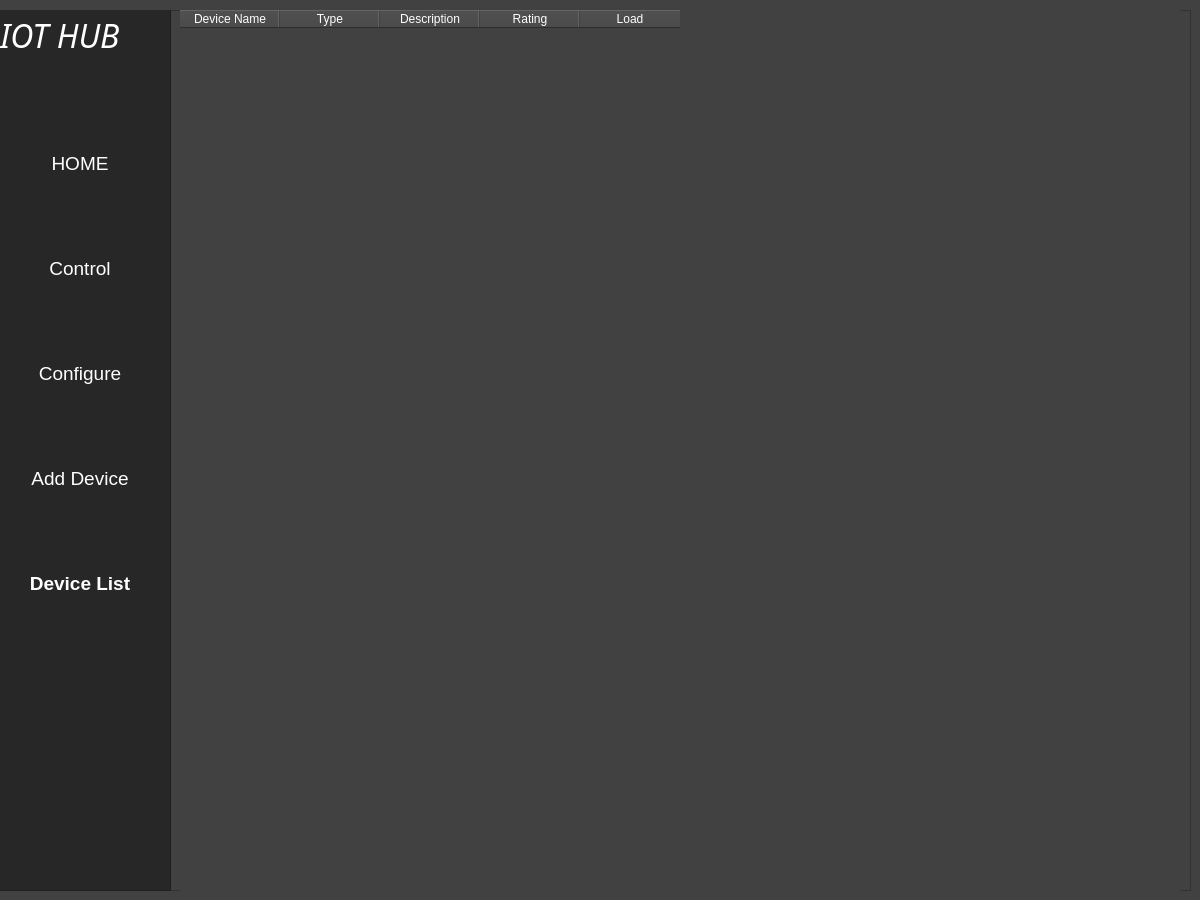
<?xml version="1.0" encoding="UTF-8"?>
<ui version="4.0">
 <class>MainWindow</class>
 <widget class="QMainWindow" name="MainWindow">
  <property name="geometry">
   <rect>
    <x>0</x>
    <y>0</y>
    <width>1200</width>
    <height>900</height>
   </rect>
  </property>
  <property name="windowTitle">
   <string>MainWindow</string>
  </property>
  <property name="styleSheet">
   <string notr="true">color: rgb(65, 65, 65);
background-color: rgb(65, 65, 65);</string>
  </property>
  <widget class="QWidget" name="MainWidget">
   <widget class="QFrame" name="frame">
    <property name="geometry">
     <rect>
      <x>0</x>
      <y>10</y>
      <width>1191</width>
      <height>881</height>
     </rect>
    </property>
    <property name="frameShape">
     <enum>QFrame::StyledPanel</enum>
    </property>
    <property name="frameShadow">
     <enum>QFrame::Raised</enum>
    </property>
    <widget class="QTableWidget" name="TableWidget">
     <property name="geometry">
      <rect>
       <x>180</x>
       <y>0</y>
       <width>1001</width>
       <height>901</height>
      </rect>
     </property>
     <property name="font">
      <font>
       <family>Mongolian Baiti</family>
       <pointsize>13</pointsize>
       <weight>50</weight>
       <italic>false</italic>
       <bold>false</bold>
      </font>
     </property>
     <property name="styleSheet">
      <string notr="true">color: rgb(255, 255, 255);
gridline-color: rgb(255, 255, 255);</string>
     </property>
     <property name="frameShape">
      <enum>QFrame::NoFrame</enum>
     </property>
     <property name="gridStyle">
      <enum>Qt::DashDotLine</enum>
     </property>
     <property name="sortingEnabled">
      <bool>true</bool>
     </property>
     <column>
      <property name="text">
       <string>Device Name</string>
      </property>
     </column>
     <column>
      <property name="text">
       <string>Type</string>
      </property>
     </column>
     <column>
      <property name="text">
       <string>Description</string>
      </property>
     </column>
     <column>
      <property name="text">
       <string>Rating</string>
      </property>
     </column>
     <column>
      <property name="text">
       <string>Load</string>
      </property>
     </column>
    </widget>
    <widget class="QFrame" name="frame_3">
     <property name="geometry">
      <rect>
       <x>-10</x>
       <y>-10</y>
       <width>181</width>
       <height>891</height>
      </rect>
     </property>
     <property name="styleSheet">
      <string notr="true">background-color: rgb(39, 39, 39);</string>
     </property>
     <property name="frameShape">
      <enum>QFrame::StyledPanel</enum>
     </property>
     <property name="frameShadow">
      <enum>QFrame::Raised</enum>
     </property>
     <widget class="QLabel" name="label_4">
      <property name="geometry">
       <rect>
        <x>10</x>
        <y>20</y>
        <width>151</width>
        <height>31</height>
       </rect>
      </property>
      <property name="font">
       <font>
        <family>Monotype Corsiva</family>
        <pointsize>24</pointsize>
        <weight>50</weight>
        <italic>true</italic>
        <bold>false</bold>
       </font>
      </property>
      <property name="styleSheet">
       <string notr="true">color: rgb(255, 255, 255);</string>
      </property>
      <property name="frameShadow">
       <enum>QFrame::Plain</enum>
      </property>
      <property name="text">
       <string>IOT HUB</string>
      </property>
     </widget>
     <widget class="QLabel" name="label_5">
      <property name="geometry">
       <rect>
        <x>30</x>
        <y>110</y>
        <width>121</width>
        <height>21</height>
       </rect>
      </property>
      <property name="font">
       <font>
        <pointsize>14</pointsize>
        <weight>75</weight>
        <bold>true</bold>
       </font>
      </property>
      <property name="styleSheet">
       <string notr="true">color: rgb(255, 255, 255);</string>
      </property>
      <property name="frameShadow">
       <enum>QFrame::Plain</enum>
      </property>
      <property name="text">
       <string/>
      </property>
     </widget>
     <widget class="QWidget" name="verticalLayoutWidget_2">
      <property name="geometry">
       <rect>
        <x>10</x>
        <y>80</y>
        <width>160</width>
        <height>591</height>
       </rect>
      </property>
      <layout class="QVBoxLayout" name="verticalLayout_3">
       <item>
        <widget class="QPushButton" name="home">
         <property name="font">
          <font>
           <pointsize>14</pointsize>
          </font>
         </property>
         <property name="styleSheet">
          <string notr="true">color: rgb(255, 255, 255);</string>
         </property>
         <property name="text">
          <string>HOME</string>
         </property>
         <property name="flat">
          <bool>true</bool>
         </property>
        </widget>
       </item>
       <item>
        <widget class="QPushButton" name="control">
         <property name="font">
          <font>
           <pointsize>14</pointsize>
          </font>
         </property>
         <property name="styleSheet">
          <string notr="true">color: rgb(255, 255, 255);</string>
         </property>
         <property name="text">
          <string>Control</string>
         </property>
         <property name="flat">
          <bool>true</bool>
         </property>
        </widget>
       </item>
       <item>
        <widget class="QPushButton" name="configure">
         <property name="font">
          <font>
           <pointsize>14</pointsize>
          </font>
         </property>
         <property name="styleSheet">
          <string notr="true">color: rgb(255, 255, 255);</string>
         </property>
         <property name="text">
          <string>Configure</string>
         </property>
         <property name="flat">
          <bool>true</bool>
         </property>
        </widget>
       </item>
       <item>
        <widget class="QPushButton" name="add_device">
         <property name="font">
          <font>
           <pointsize>14</pointsize>
          </font>
         </property>
         <property name="styleSheet">
          <string notr="true">color: rgb(255, 255, 255);</string>
         </property>
         <property name="text">
          <string>Add Device</string>
         </property>
         <property name="flat">
          <bool>true</bool>
         </property>
        </widget>
       </item>
       <item>
        <widget class="QPushButton" name="device_list">
         <property name="font">
          <font>
           <pointsize>14</pointsize>
           <weight>75</weight>
           <bold>true</bold>
          </font>
         </property>
         <property name="styleSheet">
          <string notr="true">color: rgb(255, 255, 255);</string>
         </property>
         <property name="text">
          <string>Device List</string>
         </property>
         <property name="flat">
          <bool>true</bool>
         </property>
        </widget>
       </item>
      </layout>
     </widget>
    </widget>
   </widget>
  </widget>
 </widget>
 <resources/>
 <connections/>
</ui>
